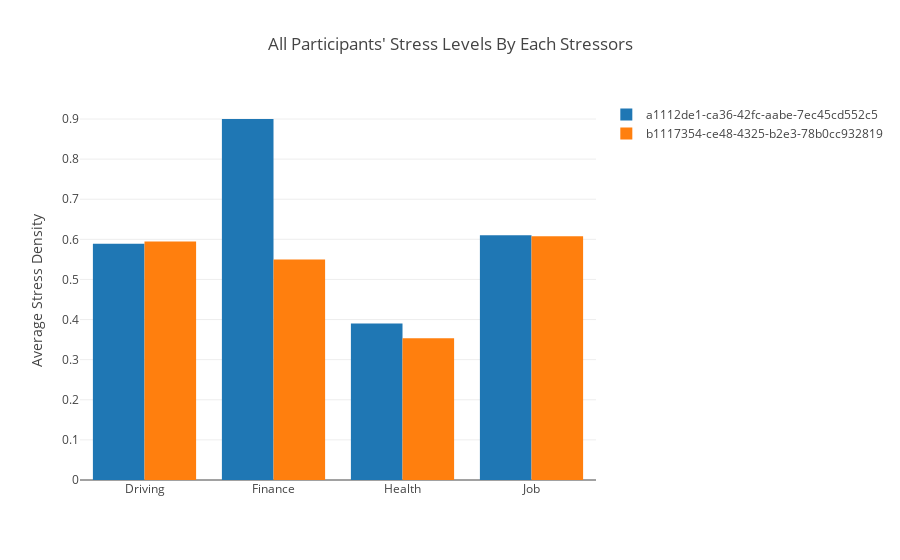

The notebook cell saved with this chart:
### Markdown cell above
### Bar charts
Sometimes it is best to utilize bar charts to demonstrate the differences between subsets of participants.  In this example, we show the difference in stress events between the two participants in the example data for each of the four major stressor categories.  This chart is interactive using the mouse and controls to explore the data. The legend labels can be enabled/disabled by clicking on them.

### Code cell
stress_stream.plot_stress_bar()

### Figure 1 — Plotly figure (JSON) as saved in the notebook; plotly's stock layout.template omitted (floating-point values rounded to 4 significant figures)
{"data": [{"name": "a1112de1-ca36-42fc-aabe-7ec45cd552c5", "type": "bar", "uid": "42ef1f94-d6c7-4a47-88db-8f9ef0b1378c", "x": ["Driving", "Finance", "Health", "Job"], "y": [0.5887, 0.9, 0.39, 0.61]}, {"name": "b1117354-ce48-4325-b2e3-78b0cc932819", "type": "bar", "uid": "1111e173-4f82-4b29-b26f-6c94d6cc560a", "x": ["Driving", "Finance", "Health", "Job"], "y": [0.5944, 0.55, 0.3533, 0.6075]}], "layout": {"title": {"text": "All Participants' Stress Levels By Each Stressors"}, "yaxis": {"title": {"text": "Average Stress Density"}}}}
